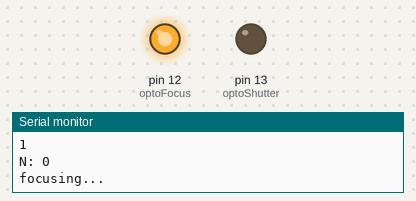
The sketch below on a simulated Arduino Uno, built with avr-gcc and run on an emulated ATmega328P. Parts: output pins drawn as LEDs (lit = HIGH), the last lines printed to the serial monitor.

Above: at 5.3 s.
At 8.3 s:
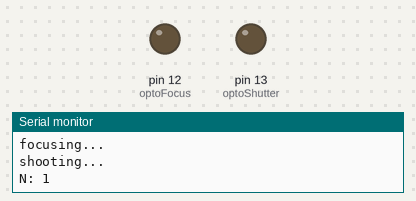
At 11.65 s:
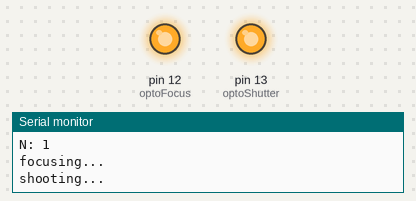
Timing chart, 0 to 12.6 s (numbered marks = the images above):
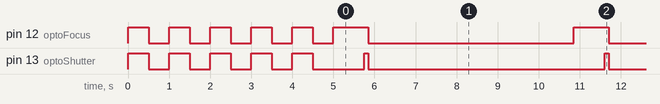

Measured:
- by itself, pin 12 (optoFocus): goes 4 × (LOW 0.50 s, HIGH 0.50 s), LOW 0.50 s, 4 × (HIGH 0.85 s, LOW 5.0 s), HIGH 0.85 s, then LOW
- by itself, pin 13 (optoShutter): goes 4 × (LOW 0.50 s, HIGH 0.50 s), LOW 1.3 s, 4 × (HIGH 0.10 s, LOW 5.8 s), HIGH 0.10 s, then LOW
- by itself, everything shown: repeats every 5.9 s, in 3 steps

The sketch:

Optocoupler.ino
```cpp
// printing string of characters and values
#include <stdio.h>
int l = 0;

// connections:
int optoFocus = 12;
int optoShutter = 13;

// shooting parameters:
int totalPhotos = 5; // number of photos
int counterPhotos = 0;
long intervalTime = 5000; // (ms)
long focusTime = 750; // (ms)
long expoTime = 100; // (ms)
int FPS = 24;
int state = 0;// 0: waiting, 1: focusing, 2: shooting
unsigned long stateTime = intervalTime; // en quin moment ho assignare??
// si faig un time-lapse amb un gran interval time, trigara molt a començar!
// fer stateTime = 10s? o startingDelay x2, o simliar, o directament = 0 i amb el startingDelay ja ho controlo

int startingDelay = 5; // (s)
boolean start = true;


// the setup function runs once when you press reset or power the board
void setup() {
  // initialize digital pins 12 and 13 as outputs
  pinMode(optoFocus, OUTPUT);
  pinMode(optoShutter, OUTPUT);

  digitalWrite(optoFocus, LOW);
  digitalWrite(optoShutter, LOW);

  Serial.begin(9600);
  Serial.println("initializing...\n");

  while(startingDelay){
    Serial.println(startingDelay);
    startingDelay--;
    digitalWrite(optoFocus, HIGH);
    digitalWrite(optoShutter, HIGH);
    delay(500);
    digitalWrite(optoFocus, LOW);
    digitalWrite(optoShutter, LOW);
    delay(500);

  }

  char buffer [50];
  l=sprintf(buffer, "N: %d\n\n", counterPhotos);
  for(int i= 0; i<l; i++)
    Serial.print(buffer[i]);
}

// the loop function runs over and over again forever
void loop(){

  if(start){

    if(state == 0 && millis() > stateTime){
      // start focusing
      stateTime = millis() + focusTime;
      state = 1;
      digitalWrite(optoFocus, HIGH);
      Serial.println("focusing...");
    }

    if(state == 1 && millis() > stateTime){
      // start shooting
      stateTime = millis() + expoTime;
      state = 2;
      digitalWrite(optoShutter, HIGH);
      Serial.println("shooting...");
    }

    if(state == 2 && millis() > stateTime){
      // stops focusing and shooting, starts waiting
      stateTime = millis() + intervalTime;
      state = 0;
      counterPhotos++;
      digitalWrite(optoFocus, LOW);
      digitalWrite(optoShutter, LOW);

      char buffer [50];
      l=sprintf(buffer, "N: %d\n\n", counterPhotos);
      for(int i= 0; i<l; i++)
        Serial.print(buffer[i]);

      if(counterPhotos == totalPhotos){
        start = false;
        Serial.print("END\n");
      }
    }

  }

}
```
